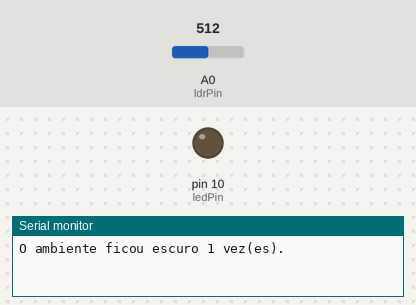
The sketch below on a simulated Arduino Uno, built with avr-gcc and run on an emulated ATmega328P. On the bench: output pins drawn as LEDs (lit = HIGH), the last lines printed to the serial monitor. The test bench sets the inputs (shaded band); at power-on: A0 (ldrPin) = 512.

Above: at 1.2 s.
1.3 s: A0 (ldrPin) set to 791
2.8 s: A0 (ldrPin) set to 817
At 3.5 s:
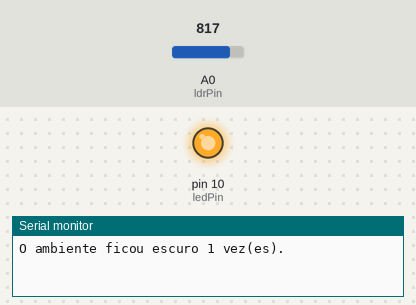
4.3 s: A0 (ldrPin) set to 790
At 5.5 s:
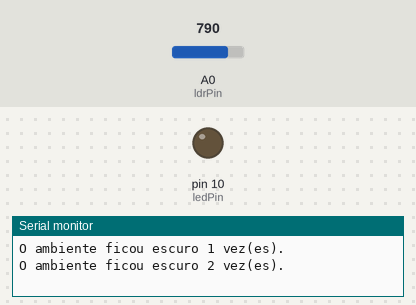
5.8 s: A0 (ldrPin) set to 810
At 7.2 s:
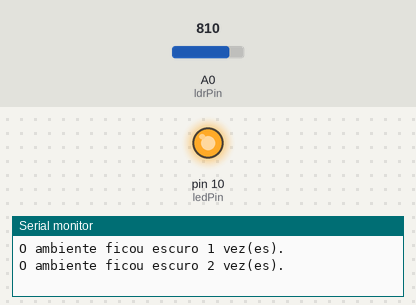
Timing chart, 0 to 8.3 s (numbered marks = the images above; inputs shaded):
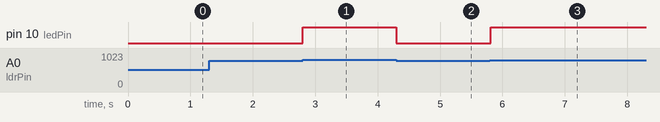

Measured:
- the behaviour switches between 799 and 800 on A0 (ldrPin) (found by bisection; images 0 and 1)
- after the input at 1.3 s, every drawn part: stays the same
- after the input at 2.8 s, pin 10 (ledPin): LOW → HIGH at once
- after the input at 4.3 s, pin 10 (ledPin): HIGH → LOW at once
- after the input at 5.8 s, pin 10 (ledPin): LOW → HIGH at once

The sketch:

transicaoclaroeescuro1.ino
```cpp
int ledPin = 10;
int ldrPin = A0;
int ldrValor = 0;

int contador = 0;
bool estavaEscuro = false;

void setup(){
  pinMode(ledPin, OUTPUT);
  Serial.begin(9600);
}

void loop(){
  ldrValor = analogRead(ldrPin);

  if(ldrValor < 800){ //Ambiente escuro
    digitalWrite(ledPin, LOW); //Apaga o LED

    if(!estavaEscuro){
      contador++;
      Serial.print("O ambiente ficou escuro ");
      Serial.print(contador);
      Serial.println(" vez(es). ");

      estavaEscuro = true;
    }

  }else{ //Ambiente claro

    digitalWrite(ledPin, HIGH); //Acende o LED
    estavaEscuro = false;
  }

  delay(10);

}
```
